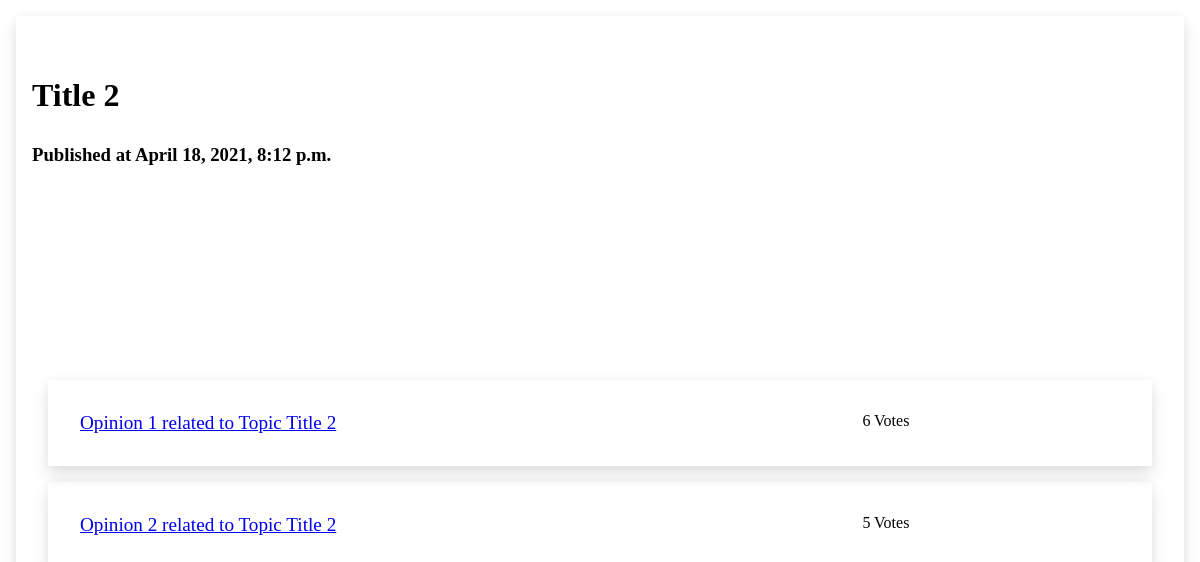
Page /xapp/topic/3/ on the committed database.
### xapp/models.py (models this page shows, shortened)
class Topic(models.Model):
    title = models.CharField(max_length=200)
    published_date = models.DateTimeField('date published')

class Opinion(models.Model):
    topic = models.ForeignKey(Topic, on_delete=models.CASCADE)
    opinion = models.CharField(max_length=200)
    votes = models.IntegerField(default=0)

### xapp/views.py (the view)
# urls.py: path('topic/<int:pk>/', views.TopicView.as_view(), name='topic'),
class TopicView(generic.DetailView):
    model = Topic
    template_name = 'xapp/topic.html'

### xapp/templates/xapp/topic.html (shortened to what this page needs)
<!DOCTYPE html>
<html>
  <head>
    {% load static %}
    <link
      rel="stylesheet"
      type="text/css"
      href="{% static 'xapp/style.css' %}"
    />
  </head>
  <body>
    <div class="content">
      <div class="header">
        <h1>{{ topic.title }}</h1>
        <h3>Published at {{ topic.published_date }}</h3>
      </div>
      <table>
        {% for opinion in topic.opinion_set.all %}
        <tr>
          <td class="main-cell">
            <a href="{% url 'xapp:opinion' opinion.id %}"
              >{{ opinion.opinion }}</a
            >
          </td>
          <td>{{ opinion.votes }} Votes</td>
        </tr>
        {% endfor %}
      </table>
    </div>
  </body>
</html>

### xapp/static/xapp/style.css (style rules this page uses)
body, html { width: 100%; height: 100%; font-family: Georgia, "Times New Roman", Times, serif; }
* { margin: 0; padding: 0; }
body { padding: 1rem; width: calc(100% - 2rem); height: calc(100% - 2rem); }
.content { display: flex; flex-direction: column; padding: 1rem; height: calc(100% - 2rem); justify-content: center; box-shadow: 0 0.6rem 1rem rgba(0, 0, 0, 0.1), 0 0 0.6rem rgba(0, 0, 0, 0.05); }
.content .header { display: flex; flex-direction: column; height: 20%; justify-content: space-evenly; }
.content table { padding: 1rem; display: flex; flex-direction: column; height: calc(80% - 2rem); justify-content: center; }
.content table tr { display: flex; flex: 1; margin: 1rem 0; padding: 1rem; box-shadow: 0 0.6rem 1rem rgba(0, 0, 0, 0.1), 0 0 0.6rem rgba(0, 0, 0, 0.05); transition: 0.3s transform cubic-bezier(0.155, 1.105, 0.295, 1.12), 0.3s box-shadow, 0.3s -webkit-transform cubic-bezier(0.155, 1.105, 0.295, 1.12); }
.content table tr td { display: flex; padding: 1rem; }
.main-cell { width: 70%; font-size: 1.2rem; }

### rows in the picture
Topic: title "Title 2", published_date "April 18, 2021, 8:12 p.m."
Opinion: opinion "Opinion 1 related to Topic Title 2", votes "6"
Opinion: opinion "Opinion 2 related to Topic Title 2", votes "5"
